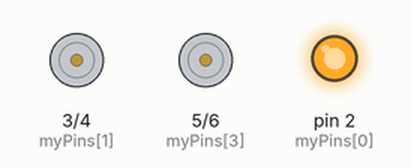
A sketch run on a simulated Arduino Uno, built with avr-gcc and run on an emulated ATmega328P. On the bench: motor-driver pin pairs drawn as motors (green arrow = first pin HIGH = forward, orange = second pin HIGH = backward, longer = more drive), output pins drawn as LEDs (lit = HIGH).

Above: at 0.05 s.
At 0.55 s:
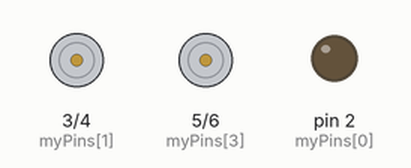
At 0.75 s:
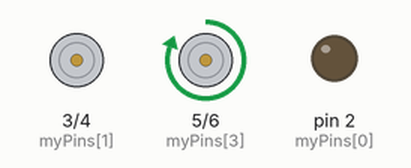
At 1.45 s:
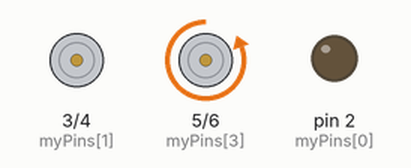
At 2.15 s:
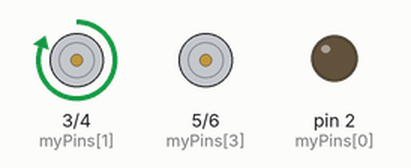
At 2.85 s:
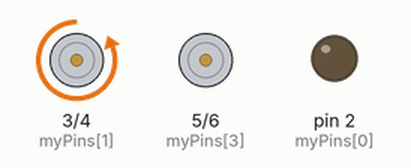
Timing chart, 0 to 3.1 s (numbered marks = the images above):
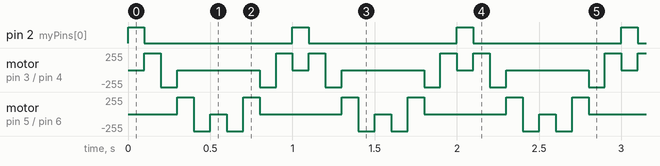

Measured:
- by itself, pin 2 (myPins[0]): alternates HIGH for 0.10 s and LOW for 0.90 s
- by itself, motor on pin 3 (myPins[1]) / pin 4 (myPins[2]): repeats every 1.0 s: backward 255/255 0.10 s, stopped 0.50 s, backward 255/255 0.10 s, forward 255/255 0.10 s, stopped 0.10 s, forward 255/255 0.10 s
- by itself, motor on pin 5 (myPins[3]) / pin 6 (myPins[4]): repeats every 1.0 s: backward 255/255 0.10 s, stopped 0.10 s, backward 255/255 0.10 s, forward 255/255 0.10 s, stopped 0.50 s, forward 255/255 0.10 s

The sketch:

KARASIMSEK.ino
```cpp
const int myPins[] = {2,3,4,5,6};

void setup() {
  // put your setup code here, to run once:
  for(int i = 0; i<5; i++) {
    pinMode(myPins[i], OUTPUT);
  }
}

void loop() {
  // put your main code here, to run repeatedly:
  for(int i = 0; i<5; i++) {
     digitalWrite(myPins[i], HIGH);
     delay(100);
     digitalWrite(myPins[i], LOW);
  }

  for(int j = 5; j>0; j--) {
     digitalWrite(myPins[j], HIGH);
     delay(100);
     digitalWrite(myPins[j], LOW);
  }
}
```
